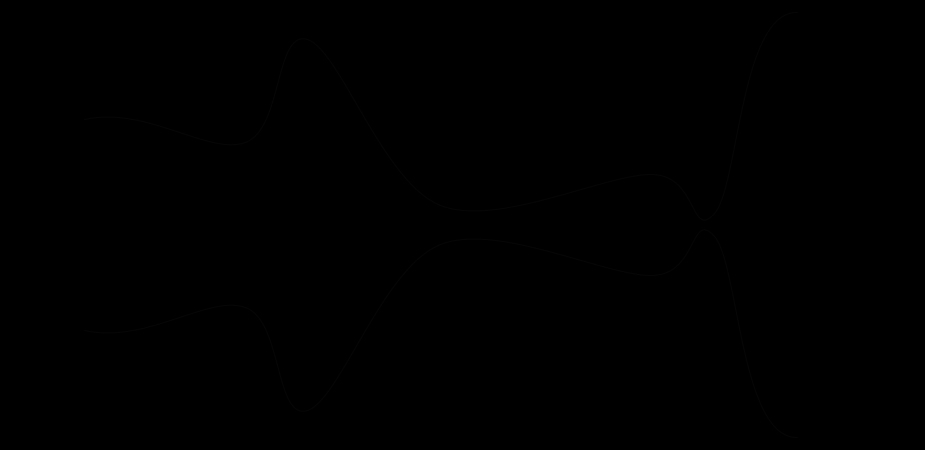
Frame 1 (no input)
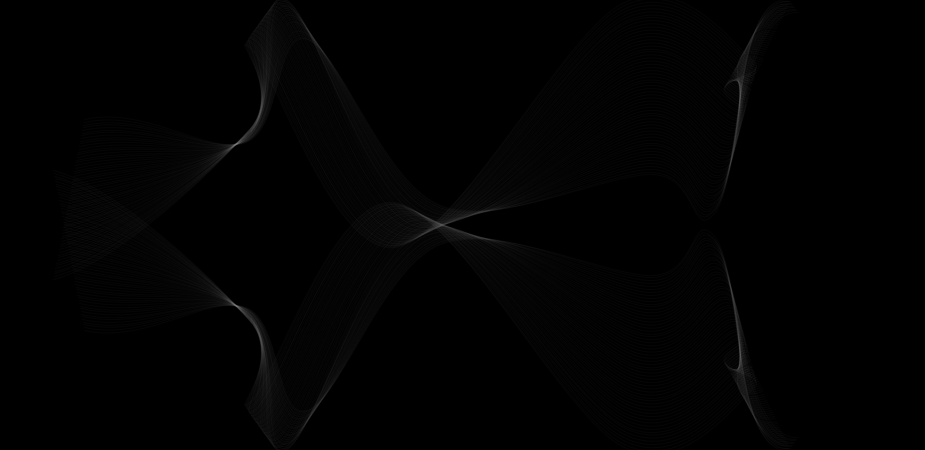
Frame 60 (the mouse pressed at the canvas centre just before this capture)
Frame 120 (the mouse held since frame 60 and released just before this capture): identical to frame 60, image omitted

The Processing sketch that drew these frames (run headless with seeded random() and noise(); from frame 60 on, the mouse is pressed at the canvas centre):

// Processing sketch: processing_10849
// ── processing_10849.pde

/*

    Welcome to 
              Flow    
                  by Tom Ashworth
    
    Flow is a hybrid of computer and human generated artwork.
    
    Controls:
    
      Q/W/E  -   Increase R/G/B Value
      A/S/D  -   Decrease R/G/B Value
      C      -   Clear Screen
      [/]    -   Decrease/Increase Y Randomness 
      -/=    -   Decrease/Increase X Randomness
      P      -   Force Change of X/Y Speed
      Click  -   Stop Drawing
    
    Tips:
    
      - Try tapping P to force Flow to re-evaluate it's random X&Y drift
      - Click to pause, press C and then use the colour mod keys, then click to begin.
      - Try changing the colours while drawing for awesome images.
    
    
*/

int pointnum = 7;
boolean drawit = true;

float[][] points = new float[pointnum][4];
int[] colour = { 150, 150, 150 };
float[] rand = { 1.5, 0.5 };

void setup() {
  
  size(925,450);
  smooth();
  
  noFill();
  
  background(0);
 
  frameRate(50);
  
  generate();
  
}

void draw() {
  
  if(drawit) {
        
    stroke(colour[0],colour[1],colour[2],10);
    float division = width / pointnum;
    
    beginShape();
      curveVertex(-division,height/2);
      
      for(int i=0;i<pointnum;i++) {
        points[i][1] += points[i][2] * 2;
        points[i][0] += points[i][3] * 2;
        if((points[i][1] > height) || (points[i][1] < 0)) {
          points[i][2] *= -1;
          points[i][2] += random(-rand[1],rand[1]);
        }
        if((points[i][0] > width) || (points[i][0] < 0)) {
          points[i][3] *= -1;
          points[i][3] += random(-rand[1],rand[1]);
        }
        curveVertex(points[i][0],points[i][1]);
      }
      
      curveVertex(width+division,height/2);
    endShape();
    
    beginShape();
      curveVertex(-division,height/2);
      
      for(int i=0;i<pointnum;i++) {
        curveVertex(points[i][0],height-points[i][1]);
      }
      
      curveVertex(width+division,height/2);
    endShape();
    
  }
  
}

void generate() {
  
  float division = width / pointnum;
  for(int i=0;i<pointnum;i++) {
    points[i][0] = random(division*i,division*(i+1));
    points[i][1] = random(height);
    points[i][2] = random(-rand[0],rand[0]); 
    points[i][3] = random(-rand[1],rand[1]);     
  }
  
}

void mousePressed() {
  drawit = (drawit) ? false : true;
}

void keyReleased() {
  
  if(key == 'c') {
      background(0);
  }
  
  // Speed Modifiers
  switch(key) {
    case '-':
      rand[0] -= 0.5;
      break;
    case '=':
      rand[0] += 0.5;
      break;
    case '[':
      rand[1] -= 0.5;
      break;
    case ']':
      rand[1] += 0.5;
      break;
  }
  rand[0] = constrain(rand[0],0,6);
  rand[1] = constrain(rand[1],0,8);
  
  if(key == 'g') {
    background(0);
    generate();
  }
  
}

void keyPressed() {
  
  // Colour Changes
  int cstep = 2;
  if(key == 'q') {
    colour[0] += (colour[0] <= 254) ? cstep : 0;
  }
  else if(key == 'w') {
    colour[1] += (colour[1] <= 254) ? cstep : 0;
  }
  else if(key == 'e') {
    colour[2] += (colour[2] <= 254) ? cstep : 0;
  }
  
  if(key == 'a') {
    colour[0] -= (colour[0] >= 0) ? cstep : 0;
  }
  else if(key == 's') {
    colour[1] -= (colour[1] >= 0) ? cstep : 0;
  }
  else if(key == 'd') {
    colour[2] -= (colour[2] >= 0) ? cstep : 0;
  }
 
  // Reset Speed
  if(key == 'p') {
    rand[0] = 1.5;
    rand[1] = 0.5;
    for(int i=0;i<pointnum;i++) {
      points[i][2] = random(-rand[0],rand[0]); 
      points[i][3] = random(-rand[1],rand[1]);     
    }
  }
  
}
